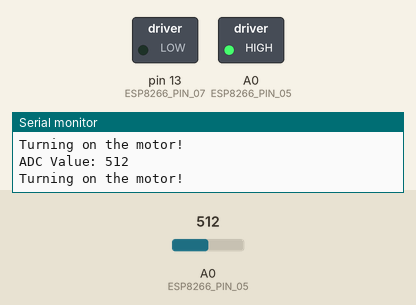
This sketch was run on a simulated Arduino Uno, built with avr-gcc and run on an emulated ATmega328P. On the bench: switched loads named in the sketch (green lamp = pin HIGH), the last lines printed to the serial monitor. The inputs (shaded band) are chosen by the test bench; at power-on: A0 (ESP8266_PIN_05) = 512.

Above: at 1.8 s.
1.9 s: A0 (ESP8266_PIN_05) set to 472
3.4 s: A0 (ESP8266_PIN_05) set to 453
At 4.4 s:
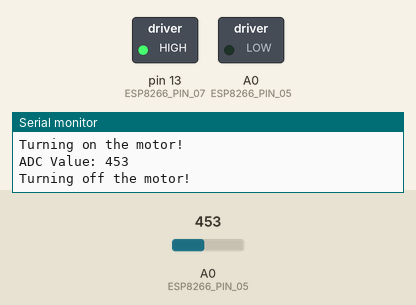
5.5 s: A0 (ESP8266_PIN_05) set to 470
At 7.2 s:
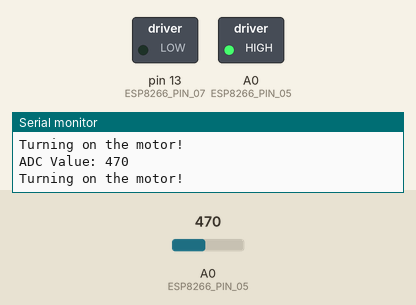
7.5 s: A0 (ESP8266_PIN_05) set to 450
At 8.7 s:
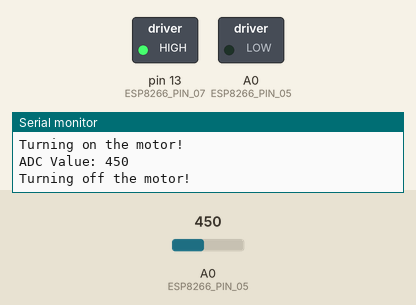
Timing chart, 0 to 10.5 s (numbered marks = the images above; inputs shaded):
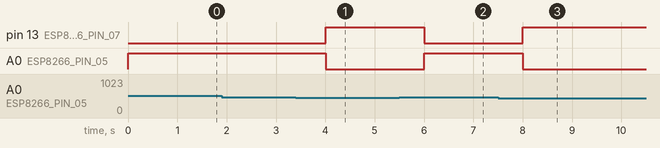

Measured:
- the behaviour switches between 461 and 460 on A0 (ESP8266_PIN_05) (found by bisection; images 0 and 1)
- after the input at 3.4 s, pin 13 (ESP8266_PIN_07): LOW → HIGH after 0.60 s; A0 (ESP8266_PIN_05): HIGH → LOW after 0.60 s
- after the input at 5.5 s, pin 13 (ESP8266_PIN_07): HIGH → LOW after 0.50 s; A0 (ESP8266_PIN_05): LOW → HIGH after 0.50 s
- after the input at 7.5 s, pin 13 (ESP8266_PIN_07): LOW → HIGH after 0.51 s; A0 (ESP8266_PIN_05): HIGH → LOW after 0.51 s

The sketch:

LABF_AutoWater.ino
```cpp
/*
  LAB F: Auto Water
  Final Working Product
*/

// Serial Monitor Bit Rate Setup
#define MONITOR_BIT_RATE 115200

// ESP8266EX Setup
#define GPIO_000 00
#define GPIO_001 01
#define GPIO_002 02
#define GPIO_003 03
#define GPIO_004 04
#define GPIO_005 05
#define GPIO_006 06
#define GPIO_007 07
#define GPIO_008 08
#define GPIO_009 09
#define GPIO_010 10
#define GPIO_011 11
#define GPIO_012 12
#define GPIO_013 13
#define GPIO_014 14
#define GPIO_015 15
#define GPIO_016 16

#define ESP8266_PIN_00 GPIO_016
#define ESP8266_PIN_01 GPIO_005
#define ESP8266_PIN_02 GPIO_004
#define ESP8266_PIN_03 GPIO_000
#define ESP8266_PIN_04 GPIO_002
#define ESP8266_PIN_05 GPIO_014
#define ESP8266_PIN_06 GPIO_012
#define ESP8266_PIN_07 GPIO_013
#define ESP8266_PIN_08 GPIO_015

// Note: The setup function runs once when you press reset or power the board
void setup() {

  Serial.begin(MONITOR_BIT_RATE);
  Serial.println("Auto Water \n");

  // Initialize digital pin LED_BUILTIN as an output
  pinMode(ESP8266_PIN_05, OUTPUT);
  pinMode(ESP8266_PIN_07, OUTPUT);
}

bool ledState = HIGH;

// The loop function runs over and over again forever
void loop() {

    //Read the soil moisture
    int voltage = analogRead(A0);

    Serial.print("ADC Value: ");
    Serial.println(voltage);

    //Turn on the motor if the soil moisture is greater than 460
    if (voltage > 460) {
      Serial.println(F("Turning on the motor!"));
      ledState = HIGH;
    }
    else
    {
      Serial.println(F("Turning off the motor!"));
      ledState = LOW;
    }

    digitalWrite(ESP8266_PIN_05, ledState);
    digitalWrite(ESP8266_PIN_07, !ledState);

    delay(1000);
}
```
